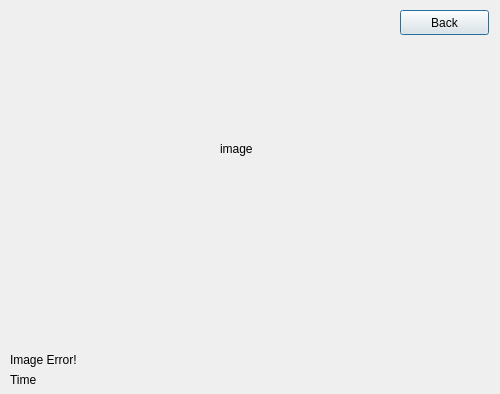
<?xml version="1.0" encoding="UTF-8"?>
<ui version="4.0">
 <class>ViewImage</class>
 <widget class="QDialog" name="ViewImage">
  <property name="geometry">
   <rect>
    <x>0</x>
    <y>0</y>
    <width>500</width>
    <height>394</height>
   </rect>
  </property>
  <property name="windowTitle">
   <string>Dialog</string>
  </property>
  <widget class="QPushButton" name="push_back">
   <property name="geometry">
    <rect>
     <x>400</x>
     <y>10</y>
     <width>89</width>
     <height>25</height>
    </rect>
   </property>
   <property name="text">
    <string>Back</string>
   </property>
  </widget>
  <widget class="QLabel" name="lbl_image">
   <property name="geometry">
    <rect>
     <x>220</x>
     <y>140</y>
     <width>67</width>
     <height>17</height>
    </rect>
   </property>
   <property name="text">
    <string>image</string>
   </property>
  </widget>
  <widget class="QLabel" name="lbl_result">
   <property name="geometry">
    <rect>
     <x>10</x>
     <y>350</y>
     <width>85</width>
     <height>20</height>
    </rect>
   </property>
   <property name="text">
    <string>Image Error!</string>
   </property>
  </widget>
  <widget class="QLabel" name="lbl_time">
   <property name="geometry">
    <rect>
     <x>10</x>
     <y>370</y>
     <width>481</width>
     <height>20</height>
    </rect>
   </property>
   <property name="text">
    <string>Time</string>
   </property>
  </widget>
 </widget>
 <resources/>
 <connections/>
</ui>
